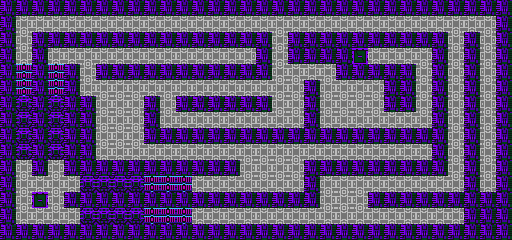

Tiled map render using the project's own tile images. Description and the whole map definition, tile-layer contents included, below:
An orthogonal 32x15 tile map with 16x16 px tiles, 1 tile layer (tilemap), 1 hidden layer not drawn and 2 objects (2x transfer).

<map version="1.0" tiledversion="1.1.2" orientation="orthogonal" renderorder="right-down" width="32" height="15" tilewidth="16" tileheight="16" infinite="0" nextobjectid="3">
 <properties>
  <property name="background_tile" type="int" value="84" />
  <property name="bgm" value="space" />
  <property name="encounter_table" type="int" value="2" />
 </properties>
 <tileset firstgid="1" source="tileset.tsx" />
 <layer name="tilemap" width="32" height="15" locked="1">
  <data encoding="csv">
85,85,85,85,85,85,85,85,85,85,85,85,85,85,85,85,85,85,85,85,85,85,85,85,85,85,85,85,85,85,85,85,
85,70,70,70,70,70,70,70,70,70,70,70,70,70,70,70,70,70,70,70,70,70,70,70,70,70,70,70,70,70,70,85,
85,70,85,85,85,85,85,85,85,85,85,85,85,85,85,85,85,70,85,85,85,85,85,85,85,85,85,85,70,85,70,85,
85,70,85,70,70,70,70,70,70,70,70,70,70,70,70,70,85,70,85,85,85,85,88,70,70,70,70,85,70,85,70,85,
85,66,85,66,85,70,85,85,85,85,85,85,85,85,85,85,85,70,70,70,70,85,85,85,85,85,70,85,70,85,70,85,
85,66,85,66,85,70,70,70,70,70,70,70,70,70,70,70,70,70,70,85,70,70,70,70,85,85,70,85,70,85,70,85,
85,83,85,83,85,85,70,70,70,85,70,85,85,85,85,85,85,70,70,85,70,70,70,70,85,85,70,85,70,85,70,85,
85,83,85,83,85,85,70,70,70,85,70,70,70,70,70,70,70,70,70,85,70,70,70,70,70,70,70,85,70,85,70,85,
85,83,85,83,85,85,70,70,70,85,85,85,85,85,85,85,85,85,85,85,85,85,85,85,85,85,85,85,70,85,70,85,
85,83,85,83,85,85,70,70,70,70,70,70,70,70,70,70,70,70,70,70,70,70,70,70,70,70,70,85,70,85,70,85,
85,70,85,70,85,85,85,85,85,85,85,85,85,85,85,70,70,70,70,85,85,85,85,85,85,85,85,85,70,85,70,85,
85,70,70,70,70,83,83,83,83,66,66,66,70,70,70,70,70,70,70,85,70,70,70,70,70,70,70,70,70,85,70,85,
85,70,88,70,85,85,85,85,85,85,85,85,85,85,85,85,85,85,85,85,70,70,70,85,85,85,85,85,85,85,85,85,
85,70,70,70,70,83,83,83,83,66,66,66,70,70,70,70,70,70,70,70,70,70,70,70,70,70,70,70,70,85,85,85,
85,85,85,85,85,85,85,85,85,85,85,85,85,85,85,85,85,85,85,85,85,85,85,85,85,85,85,85,85,85,85,85
</data>
 </layer>
 <layer name="collision" width="32" height="15" visible="0" locked="1">
  <data encoding="csv">
256,256,256,256,256,256,256,256,256,256,256,256,256,256,256,256,256,256,256,256,256,256,256,256,256,256,256,256,256,256,256,256,
256,0,0,0,0,0,0,0,0,0,0,0,0,0,0,0,0,0,0,0,0,0,0,0,0,0,0,0,0,0,0,256,
256,0,256,256,256,256,256,256,256,256,256,256,256,256,256,256,256,0,256,256,256,256,256,256,256,256,256,256,0,256,0,256,
256,0,256,0,0,0,0,0,0,0,0,0,0,0,0,0,256,0,256,256,256,256,0,0,0,0,0,256,0,256,0,256,
256,0,256,0,256,0,256,256,256,256,256,256,256,256,256,256,256,0,0,0,0,256,256,256,256,256,0,256,0,256,0,256,
256,0,256,0,256,0,0,0,0,0,0,0,0,0,0,0,0,0,0,256,0,0,0,0,256,256,0,256,0,256,0,256,
256,256,256,256,256,256,0,0,0,256,0,256,256,256,256,256,256,0,0,256,0,0,0,0,256,256,0,256,0,256,0,256,
256,256,256,256,256,256,0,0,0,256,0,0,0,0,0,0,0,0,0,256,0,0,0,0,0,0,0,256,0,256,0,256,
256,256,256,256,256,256,0,0,0,256,256,256,256,256,256,256,256,256,256,256,256,256,256,256,256,256,256,256,0,256,0,256,
256,256,256,256,256,256,0,0,0,0,0,0,0,0,0,0,0,0,0,0,0,0,0,0,0,0,0,256,0,256,0,256,
256,0,256,0,256,256,256,256,256,256,256,256,256,256,256,0,0,0,0,256,256,256,256,256,256,256,256,256,0,256,0,256,
256,0,0,0,0,256,256,256,256,0,0,0,0,0,0,0,0,0,0,256,0,0,0,0,0,0,0,0,0,256,0,256,
256,0,0,0,256,256,256,256,256,256,256,256,256,256,256,256,256,256,256,256,0,0,0,256,256,256,256,256,256,256,256,256,
256,0,0,0,0,256,256,256,256,0,0,0,0,0,0,0,0,0,0,0,0,0,0,0,0,0,0,0,0,256,256,256,
256,256,256,256,256,256,256,256,256,256,256,256,256,256,256,256,256,256,256,256,256,256,256,256,256,256,256,256,256,256,256,256
</data>
 </layer>
 <objectgroup name="object">
  <object id="1" name="road_to_laboratory_2" type="transfer" gid="242" x="32" y="208" width="16" height="16">
   <properties>
    <property name="transfer_map" value="road_to_laboratory_2" />
    <property name="transfer_x" type="int" value="6" />
    <property name="transfer_y" type="int" value="7" />
   </properties>
  </object>
  <object id="2" name="road_to_laboratory_4" type="transfer" gid="242" x="352" y="64" width="16" height="16">
   <properties>
    <property name="transfer_map" value="road_to_laboratory_4" />
    <property name="transfer_x" type="int" value="12" />
    <property name="transfer_y" type="int" value="2" />
   </properties>
  </object>
 </objectgroup>
</map>
